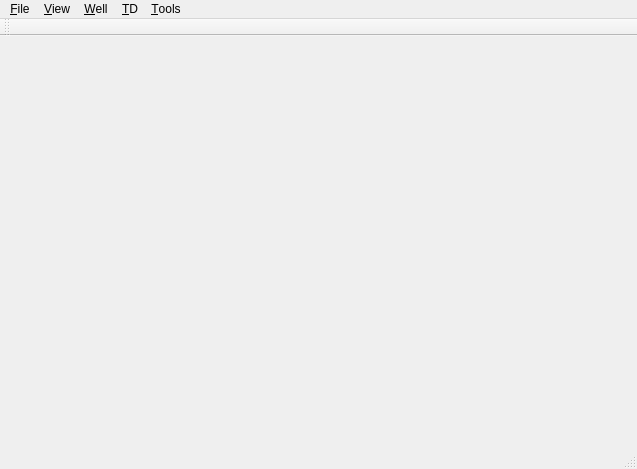
<?xml version="1.0" encoding="UTF-8"?>
<ui version="4.0">
 <class>LCMainWindowClass</class>
 <widget class="QMainWindow" name="LCMainWindowClass">
  <property name="geometry">
   <rect>
    <x>0</x>
    <y>0</y>
    <width>637</width>
    <height>469</height>
   </rect>
  </property>
  <property name="windowTitle">
   <string>LCMainWindow</string>
  </property>
  <widget class="QWidget" name="_central_widget"/>
  <widget class="QToolBar" name="mainToolBar">
   <attribute name="toolBarArea">
    <enum>TopToolBarArea</enum>
   </attribute>
   <attribute name="toolBarBreak">
    <bool>false</bool>
   </attribute>
  </widget>
  <widget class="QStatusBar" name="statusBar"/>
  <widget class="QMenuBar" name="menuBar">
   <property name="geometry">
    <rect>
     <x>0</x>
     <y>0</y>
     <width>637</width>
     <height>23</height>
    </rect>
   </property>
   <widget class="QMenu" name="menuFile">
    <property name="title">
     <string>&amp;File</string>
    </property>
    <addaction name="_action_open"/>
    <addaction name="_action_Save"/>
    <addaction name="_action_quit"/>
   </widget>
   <widget class="QMenu" name="menu_View">
    <property name="title">
     <string>&amp;View</string>
    </property>
   </widget>
   <widget class="QMenu" name="menuTools">
    <property name="title">
     <string>&amp;Tools</string>
    </property>
    <addaction name="_action_options"/>
   </widget>
   <widget class="QMenu" name="menuTD">
    <property name="title">
     <string>&amp;TD</string>
    </property>
    <addaction name="_action_update_td"/>
   </widget>
   <widget class="QMenu" name="menu_Well">
    <property name="title">
     <string>&amp;Well</string>
    </property>
   </widget>
   <addaction name="menuFile"/>
   <addaction name="menu_View"/>
   <addaction name="menu_Well"/>
   <addaction name="menuTD"/>
   <addaction name="menuTools"/>
  </widget>
  <action name="_action_quit">
   <property name="text">
    <string>&amp;Quit</string>
   </property>
  </action>
  <action name="_action_open">
   <property name="text">
    <string>Open</string>
   </property>
  </action>
  <action name="_action_options">
   <property name="text">
    <string>&amp;Options</string>
   </property>
  </action>
  <action name="_action_update_wavelet">
   <property name="text">
    <string>Update Wavelet</string>
   </property>
  </action>
  <action name="_action_wavelet_group">
   <property name="text">
    <string>Wavelet Group</string>
   </property>
  </action>
  <action name="_action_update_td">
   <property name="text">
    <string>Update TD</string>
   </property>
  </action>
  <action name="_action_Save">
   <property name="text">
    <string>&amp;Save</string>
   </property>
  </action>
 </widget>
 <layoutdefault spacing="6" margin="11"/>
 <resources>
  <include location="lcmainwindow.qrc"/>
 </resources>
 <connections>
  <connection>
   <sender>_action_quit</sender>
   <signal>triggered()</signal>
   <receiver>LCMainWindowClass</receiver>
   <slot>close()</slot>
   <hints>
    <hint type="sourcelabel">
     <x>-1</x>
     <y>-1</y>
    </hint>
    <hint type="destinationlabel">
     <x>299</x>
     <y>199</y>
    </hint>
   </hints>
  </connection>
  <connection>
   <sender>_action_open</sender>
   <signal>triggered()</signal>
   <receiver>LCMainWindowClass</receiver>
   <slot>fileOpenSlot()</slot>
   <hints>
    <hint type="sourcelabel">
     <x>-1</x>
     <y>-1</y>
    </hint>
    <hint type="destinationlabel">
     <x>299</x>
     <y>199</y>
    </hint>
   </hints>
  </connection>
 </connections>
 <slots>
  <slot>fileOpenSlot()</slot>
 </slots>
</ui>
